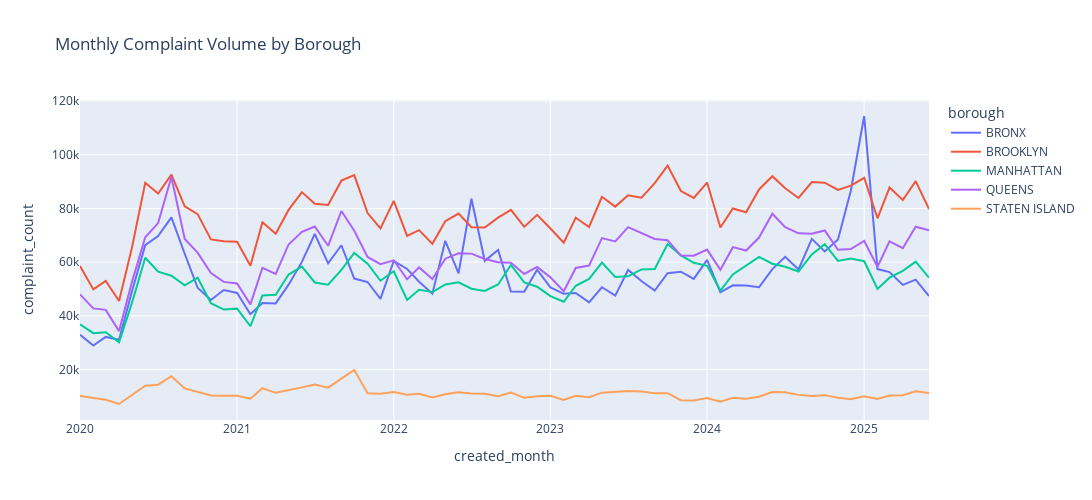

Notebook source saved alongside this figure:
### Markdown cell above
### compliants volume by borough

### Code cell
condition = (
    (df['created_date']<='2025-07-01') &
    (df['borough'].notnull()) &
    (df['borough'].isin(['MANHATTAN', 'BRONX', 'BROOKLYN', 'QUEENS', 'STATEN ISLAND']))
)

compliant_volume_by_borough = df[condition].groupby(['created_month', 'borough']).agg({'unique_key': 'count'}).reset_index()

compliant_volume_by_borough.rename(columns={'unique_key': 'complaint_count'}, inplace=True)

fig = px.line(
    compliant_volume_by_borough, 
    x='created_month', 
    y='complaint_count', 
    color='borough', 
    title='Monthly Complaint Volume by Borough'
)
fig.update_layout(width=1200, height=500)
